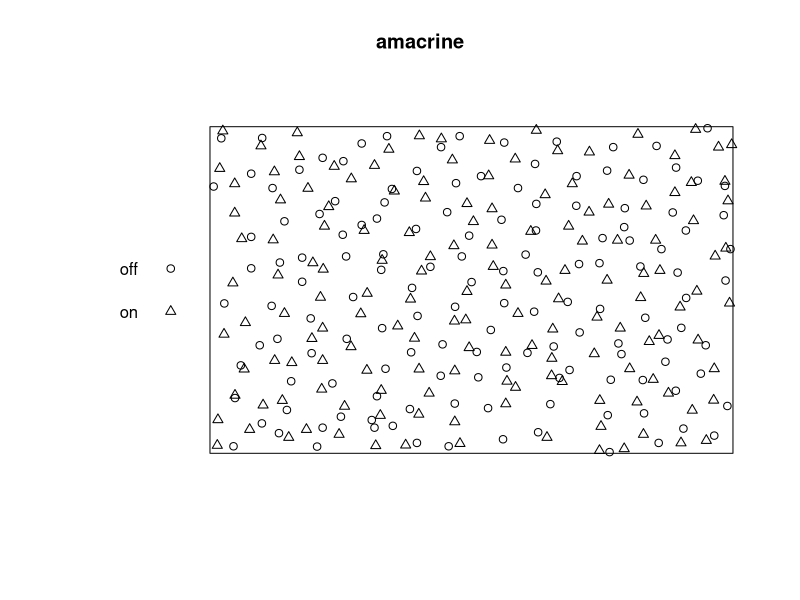
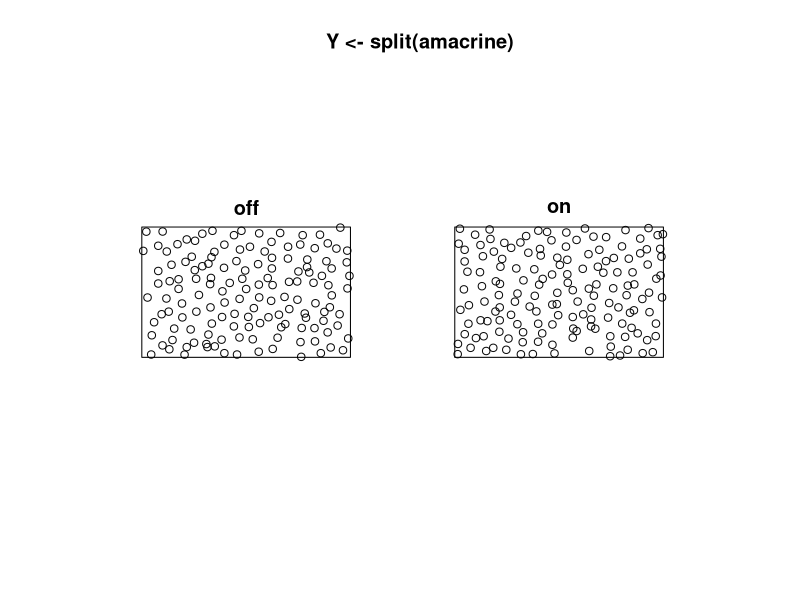
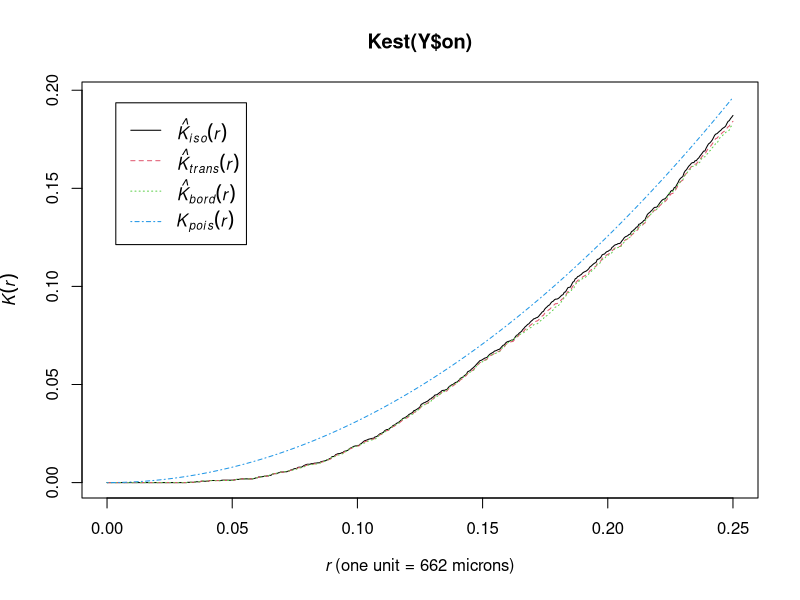
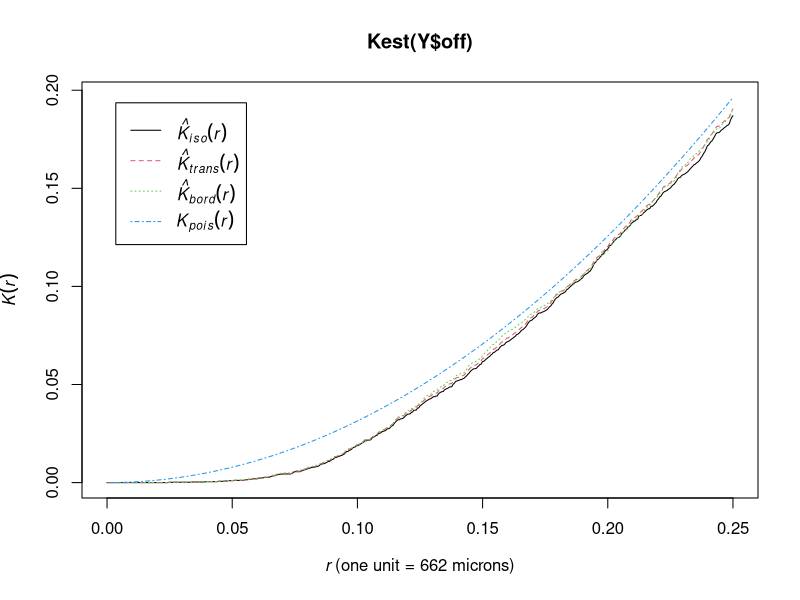
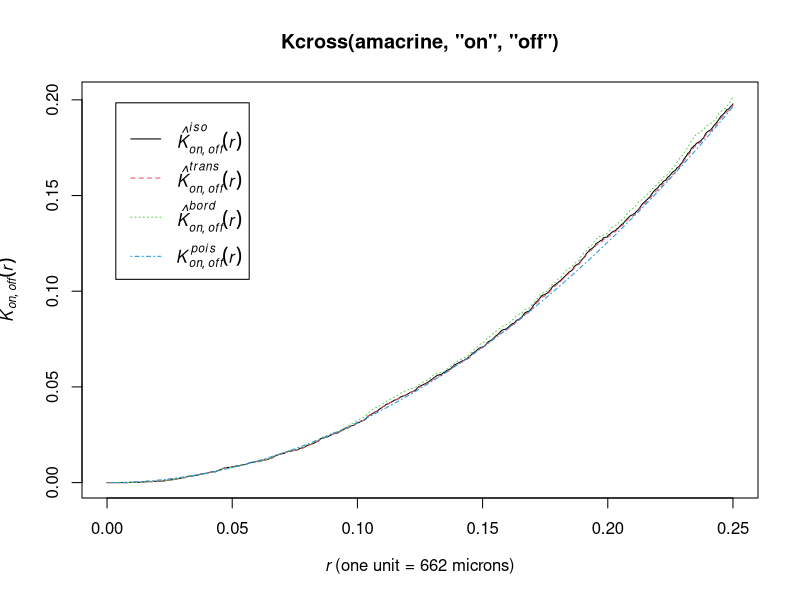
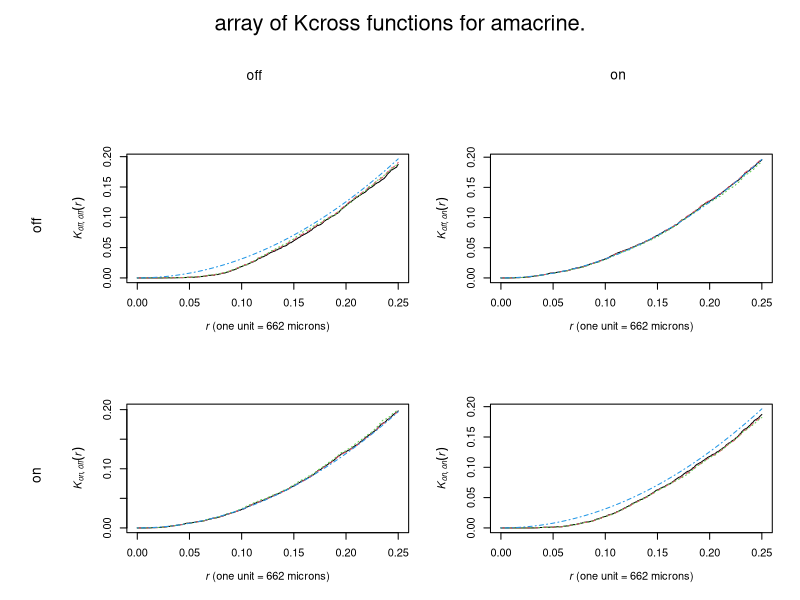
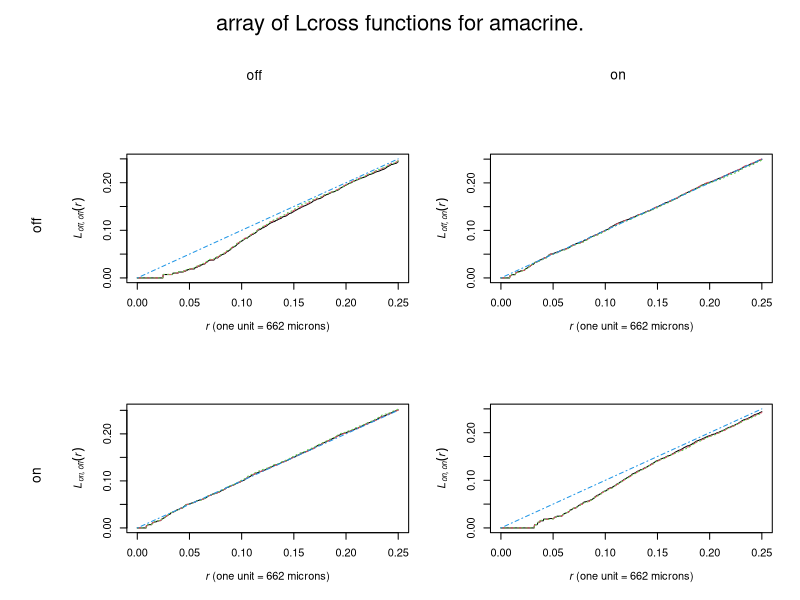
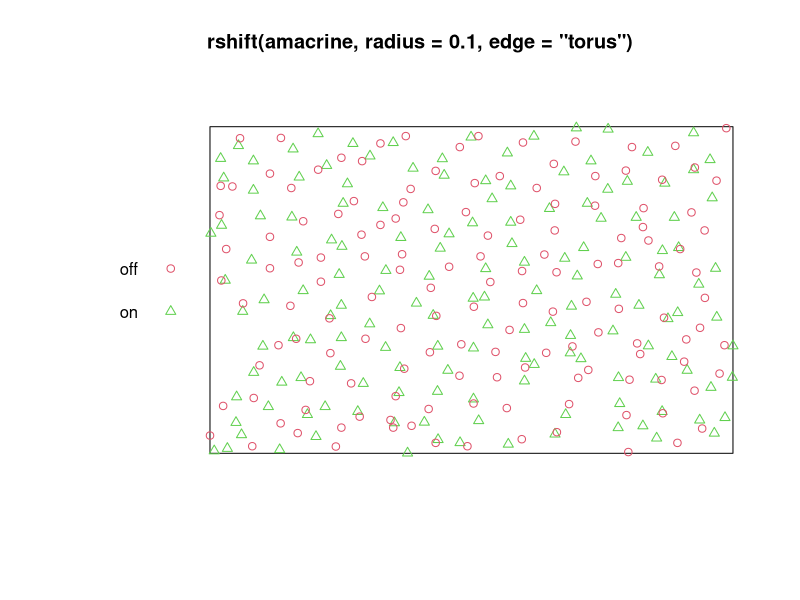

These charts were generated, in order, by the following R code:
#'      SSAI course on spatial point patterns with spatstat
#'                     Perth, May 2017
#' 
#'                   Lecturer's R script 
#'                  Session 11: Multitype summary functions and models
#' 
#'         Copyright (c) Adrian Baddeley and Ege Rubak 2017
#' 
library(spatstat)

plot(amacrine)
plot(Y <- split(amacrine))
plot(Kest(Y$on))
plot(Kest(Y$off))

plot(Kcross(amacrine, "on", "off"))

plot(alltypes(amacrine, Kcross))
plot(alltypes(amacrine, Lcross))

#' random shifts - for testing independence between components
plot(rshift(amacrine, radius=0.1, edge="torus"), cols=2:3)
#' repeat

#'   envelope() argument 'simulate'
simex <- expression(rshift(amacrine, radius=0.2, edge="torus"))
eval(simex)
eval(simex)
plot(envelope(amacrine, Kcross, nsim=39, simulate=simex))

#' 
mad.test(amacrine, Kcross, nsim=39, simulate=simex)
#' distance interval not too important for MAD test
dclf.test(amacrine, Kcross, nsim=39, simulate=simex, ginterval=c(0,0.1))
#' distance interval quite important for DCLF test

#' random labelling
plot(chorley,
     chars=c(16, 3), cex=c(1, 0.4), cols=2:3)
plot(rlabel(chorley), 
     chars=c(16, 3), cex=c(1, 0.4), cols=2:3)
#' [repeat]

#' [Hand made Monte Carlo test]
chorley.extra$incin
d2incin <- function(x,y) { (x-354.5)^2+(y-413.6)^2 }
sumd <- function(X) {
  Y <- split(X)$larynx
  sum(1/d2incin(Y$x, Y$y))
}
(obsval <- sumd(chorley))
simpats <- replicate(99, rlabel(chorley), simplify=FALSE)
simvals <- sapply(simpats, sumd)
mean(c(simvals, obsval) >= obsval)

#' Multitype point process models
R <- matrix(0.05, 2, 2)
fit <- ppm(amacrine ~ 1, MultiStrauss(radii=R))
fit
R1 <- diag(c(0.05, 0.05))
R1
fit1 <- ppm(amacrine ~ 1, MultiStrauss(radii=R1))
fit1

plot(simulate(fit1))

fitp <- profilepl(data.frame(R=seq(0.05, 0.15, by=0.005)),
                  function(R) MultiStrauss(radii=diag(c(R,R))),
                  amacrine~1)
fitp
plot(fitp)
fitopt <- as.ppm(fitp)

plot(simulate(fitopt))
